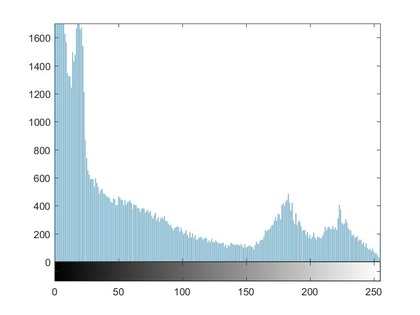
%> input picture jlchen2-HW2/P1/P1-bridge-Vhist.jpg, 420 x 315 px, shrunk from 875 x 656 before the run
$ octave --eval "result = myhisteq(imread('P1-bridge-Vhist.jpg'));"   (GNU Octave 9; MATLAB toolbox functions it lacks are replaced by stand-ins)
%> lines starting %> are read from the running program, lines starting %| are printed output that depends on the picture
function [J, FV, FW] = myhisteq (I)
    hsv_img = rgb2hsv(I);
%> hsv_img: size 315x420x3 double; mean H, S, V 0.107, 0.0369, 0.947
    V = hsv_img(:,:,3);
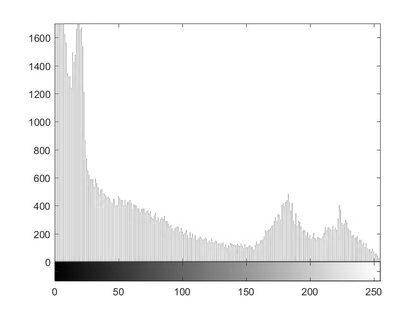
%> V: size 315x420 double; min 0, max 1, mean 0.947
    V = im2uint8(V);
%> V: size 315x420 uint8

    fvh = figure;
    imhist(V);
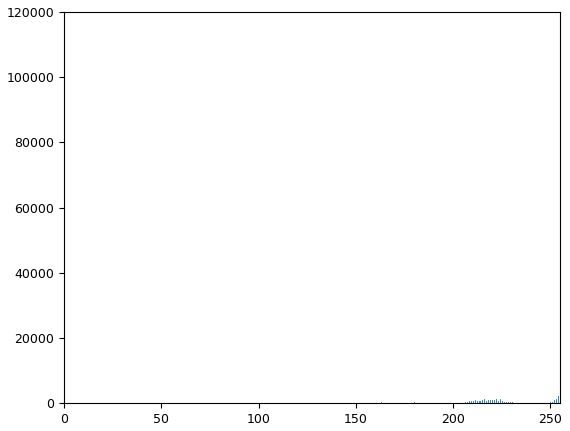
%> figure redrawn from the program's plot data; highest point at x = 255, y = 100083

    [rows, cols] = size(V);
%> rows = 315; cols = 420
    totalPixels = rows * cols;
%> totalPixels = 132300

    h = imhist(V);
%> h = 256 values, max 100083 at index 256, min 7 at index 2, mean 516.8
    c = cumsum(h);
%> c = 256 values from 10 to 132300

    W = zeros(rows, cols);

    for i = 1:rows
        for j = 1:cols
            W(i,j) = max(0,((256/totalPixels) * c(V(i,j)+1)) - 1);
        end
    end
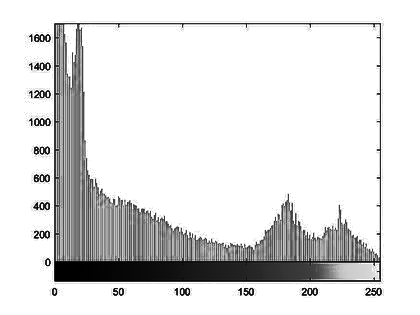
%> W: size 315x420 double; min 0, max 61.34, mean 53.9; drawn with min black and max white

    W = uint8(W);
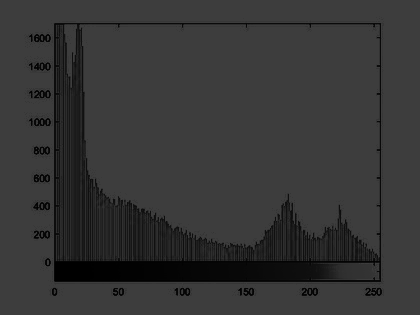
%> W: size 315x420 uint8; min 0, max 61, mean 53.6

    fwh = figure;
    imhist(W);

    W = im2double(W);
%> W: size 315x420 double
    hsv_img(:,:,3) = W;
%> hsv_img: size 315x420x3 double; mean H, S, V 0.107, 0.0369, 0.21

    J = hsv2rgb(hsv_img);
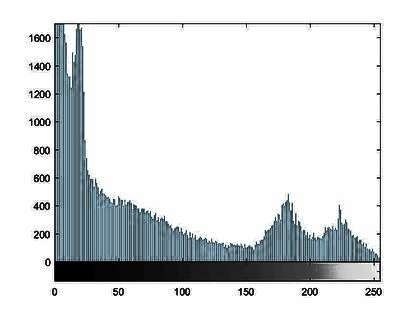
%> J: size 315x420x3 double; mean R, G, B 0.206, 0.209, 0.21; drawn with min black and max white
    FV = fvh;
    FW = fwh;
end
